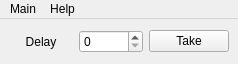
<?xml version="1.0" encoding="UTF-8"?>
<ui version="4.0">
 <class>MainWindow</class>
 <widget class="QMainWindow" name="MainWindow">
  <property name="geometry">
   <rect>
    <x>0</x>
    <y>0</y>
    <width>238</width>
    <height>64</height>
   </rect>
  </property>
  <property name="windowTitle">
   <string>QScreenshot</string>
  </property>
  <property name="windowIcon">
   <iconset resource="../qresources/libqresources.qrc">
    <normaloff>:/share/qresources/resources/desktop.svg</normaloff>:/share/qresources/resources/desktop.svg</iconset>
  </property>
  <widget class="QWidget" name="centralwidget">
   <layout class="QGridLayout" name="gridLayout">
    <item row="0" column="0">
     <widget class="QLabel" name="label_2">
      <property name="text">
       <string>Delay</string>
      </property>
      <property name="alignment">
       <set>Qt::AlignCenter</set>
      </property>
     </widget>
    </item>
    <item row="0" column="1">
     <widget class="QSpinBox" name="delayBox"/>
    </item>
    <item row="0" column="2">
     <widget class="QPushButton" name="takeButton">
      <property name="text">
       <string>Take</string>
      </property>
      <property name="icon">
       <iconset resource="../qresources/libqresources.qrc">
        <normaloff>:/share/qresources/resources/gnome-mime-image.svg</normaloff>:/share/qresources/resources/gnome-mime-image.svg</iconset>
      </property>
     </widget>
    </item>
   </layout>
  </widget>
  <widget class="QMenuBar" name="menubar">
   <property name="geometry">
    <rect>
     <x>0</x>
     <y>0</y>
     <width>238</width>
     <height>20</height>
    </rect>
   </property>
   <widget class="QMenu" name="menuMain">
    <property name="title">
     <string>Main</string>
    </property>
    <addaction name="actionQuit"/>
   </widget>
   <widget class="QMenu" name="menuHelp">
    <property name="title">
     <string>Help</string>
    </property>
    <addaction name="actionAbout"/>
   </widget>
   <addaction name="menuMain"/>
   <addaction name="menuHelp"/>
  </widget>
  <action name="actionQuit">
   <property name="icon">
    <iconset resource="../qresources/libqresources.qrc">
     <normaloff>:/share/qresources/resources/exit.svg</normaloff>:/share/qresources/resources/exit.svg</iconset>
   </property>
   <property name="text">
    <string>Quit</string>
   </property>
  </action>
  <action name="actionAbout">
   <property name="icon">
    <iconset resource="../qresources/libqresources.qrc">
     <normaloff>:/share/qresources/resources/stock_view-details.svg</normaloff>:/share/qresources/resources/stock_view-details.svg</iconset>
   </property>
   <property name="text">
    <string>About</string>
   </property>
  </action>
 </widget>
 <resources>
  <include location="../qresources/libqresources.qrc"/>
 </resources>
 <connections/>
 <designerdata>
  <property name="gridDeltaX">
   <number>5</number>
  </property>
  <property name="gridDeltaY">
   <number>5</number>
  </property>
  <property name="gridSnapX">
   <bool>true</bool>
  </property>
  <property name="gridSnapY">
   <bool>true</bool>
  </property>
  <property name="gridVisible">
   <bool>true</bool>
  </property>
 </designerdata>
</ui>
